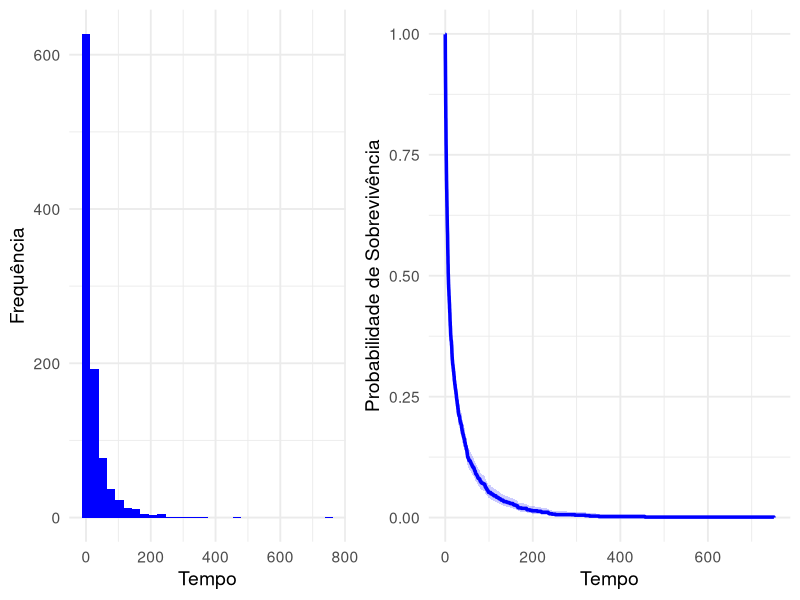
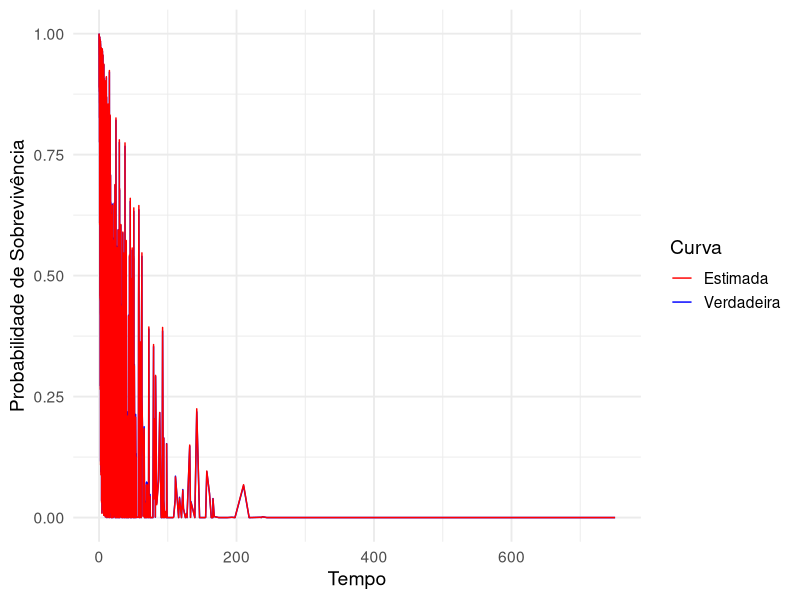
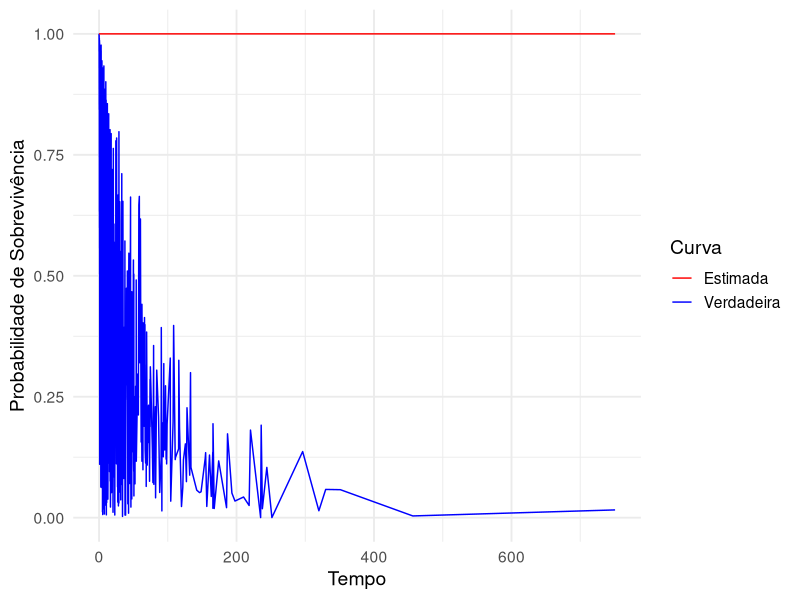

Source code (R) for these figures, in order:
# -------------------------------------------------------------
# -------------------------------------------------------------
# -------------------------------------------------------------
# Análise de Sobrevivência - Modelos de Tempo de Vida Acelerado
# Analista de Sobrevicência: Breno C R da Silva
# -------------------------------------------------------------
# -------------------------------------------------------------
# -------------------------------------------------------------

# -----------------------
# [1] Ativação de Pacotes
# -----------------------

library(ggplot2)
library(gridExtra)

library(survival)

set.seed(123456789)

# ----------------------------
# [2] Distribuição Exponencial
# ----------------------------
# ------------------------------
# [2.2] Simulação de Monte Carlo
# ------------------------------
# ---------------------------
# [2.2.1] Função de Simulação
# ---------------------------

myRexp <- function(n, rate, coVariates, vecCoef) {
  set.seed(123456789)
  # Uniforme(0, 1)
  U <- runif(n, 0, 1)
  
  # Combinação linear dos preditores lineares
  effect <- coVariates %*% vecCoef
  
  # Tempos de sobrevivência
  times <- - exp(effect) * log(1 - U) / rate
  
  return(times)
}

# --------------------------
# [2.2.2] Simulação de Dados
# --------------------------

# Tamanho da amostra e número de variáveis
n <- 1000
p <- 2

# Parâmetro da distribuição exponencial
taxa <- 1

# Matriz Design
x1 <- rnorm(n, 0, 1)
x2 <- rbinom(n, 1, 0.5)
X <- matrix(
  data = c(rep(1, n), x1, x2),
  nrow = n, ncol = p + 1
)

# Vetor de Coeficientes Betas
betas <- matrix(data = c(3/2, 2/3, 2), nrow = p + 1, ncol = 1)

# Simulando o Tempo de Sobrevivência
timesSurv <- myRexp(n, taxa, X, betas)

# ------------------------------
# [2.2.1] Visualizações Gráficas
# ------------------------------

# Histograma
g1 <- ggplot(data = data.frame(Tempo = timesSurv), aes(x = Tempo)) +
  geom_histogram(fill = "blue") +
  labs(x = "Tempo", y = "Frequência") +
  theme_minimal(base_size = 14)

# Função de Sobrevivência
cens <- rep(1, n)
ekm <- survfit(Surv(timesSurv, cens)~1)
ekm_data <- data.frame(
  time = ekm$time,
  survival = ekm$surv,
  lower = ekm$lower,
  upper = ekm$upper
)
g2 <- ggplot(ekm_data, aes(x = time, y = survival)) +
  geom_step(color = "blue", size = 1.2) +
  geom_ribbon(aes(ymin = lower, ymax = upper), fill = "blue", alpha = 0.2) +
  labs(
    x = "Tempo",
    y = "Probabilidade de Sobrevivência",
  ) +
  theme_minimal(base_size = 14)

# Combine os gráficos em um subplot com duas colunas e uma linha
grid.arrange(g1, g2, ncol = 2, widths=c(1, 1.25))

# ---------------------------
# [3] Estimação de Parâmetros
# ---------------------------

# -----------------------------------
# [3.1] Ajuste pelo Pacote "Survival"
# -----------------------------------

fit1 <- survreg(formula = Surv(timesSurv, cens)~x1 + x2, 
                dist = "exponential")
summary(fit1)

# Função de Sobrevivência
Stexp <- function(t, alpha, betas, X) exp(-alpha * t / exp(X %*% betas))

thetaEst <- fit1$coefficients

# Formatando como DataFrame
DataExp <- data.frame(Time = sort(timesSurv), 
                      Survival = Stexp(sort(timesSurv), taxa, betas, X),
                      EMV_Survival = Stexp(sort(timesSurv), taxa, thetaEst, X))

ggplot(data = DataExp, aes(x = Time)) +
  geom_line(aes(y = Survival, color = "Verdadeira")) +
  geom_line(aes(y = EMV_Survival, color = "Estimada")) +
  labs(x = "Tempo", y = "Probabilidade de Sobrevivência") +
  scale_color_manual(name = "Curva", values = c("Verdadeira" = "blue", "Estimada" = "red")) +
  theme_minimal(base_size = 14)



# --------------------
# [3.1] Via otimização
# --------------------
# ---------------------------
# [3.1.1] Log-Verossimilhança
# ---------------------------

logVerossimil <- function(theta, coVariates, times) {
  # Comprimento do Vetor de observações
  n <- length(times)
  
  # Comprimento do vetor de parâmetros
  nPar <- length(theta)
  
  # Parâmetro de Taxa e Preditores Lineares
  rate <- theta[1]
  betas <- theta[2:nPar]
  

  # Combinação linear dos preditores lineares
  effect <- coVariates %*% betas
  
  # Função de Log-verossimilhança
  flv <- n * rate - rate * sum(times / exp(effect))
  
  return(-flv)
}

# --------------------
# [3.1.1] Função optim
# --------------------

theta0 <- rep(1, 4) # Chute inicial

# Aplicação do algoritmo
estimate <- optim(
  par = theta0,
  fn = logVerossimil,
  method = "BFGS",
  hessian = TRUE,
  coVariates = X,
  times = timesSurv
)

# Resultados
print(estimate)

# --------------
# [4] Comparação
# --------------

thetaEst <- estimate$par
nPar <- length(thetaEst)

# Função de Sobrevivência
Stexp <- function(t, alpha, betas, X) exp(- alpha * ( t / exp(X %*% betas) ) )


# Formatando como DataFrame
DataExp <- data.frame(Time = timesSurv, 
                      Survival = Stexp(timesSurv, taxa, betas, X),
                      EMV_Survival = Stexp(timesSurv, thetaEst[1], thetaEst[2:nPar], X))

# Gráfico com ggplot2
ggplot(DataExp, aes(x = Time)) +
  geom_line(aes(y = Survival, color = "Verdadeira")) +
  geom_line(aes(y = EMV_Survival, color = "Estimada")) +
  labs(x = "Tempo", y = "Probabilidade de Sobrevivência") +
  scale_color_manual(name = "Curva", values = c("Verdadeira" = "blue", "Estimada" = "red")) +
  theme_minimal(base_size = 14)

